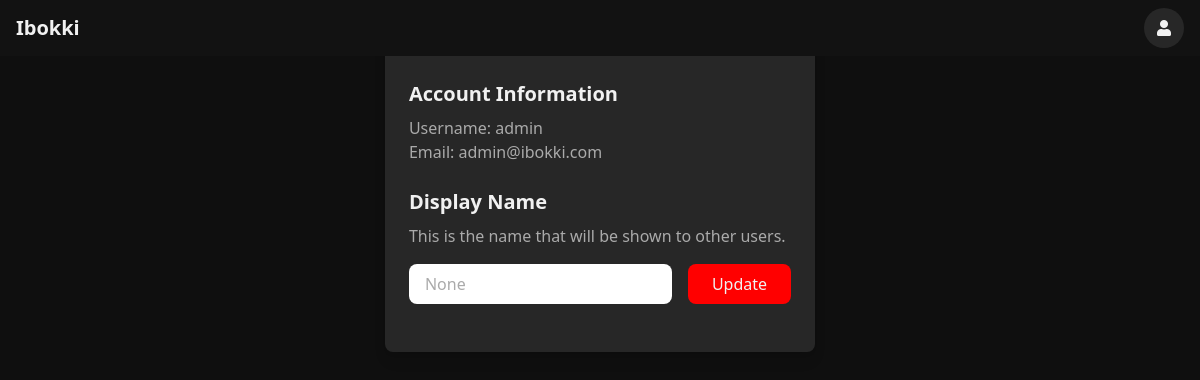
/profile/ (signed in), run on an earlier commit of the app's database.
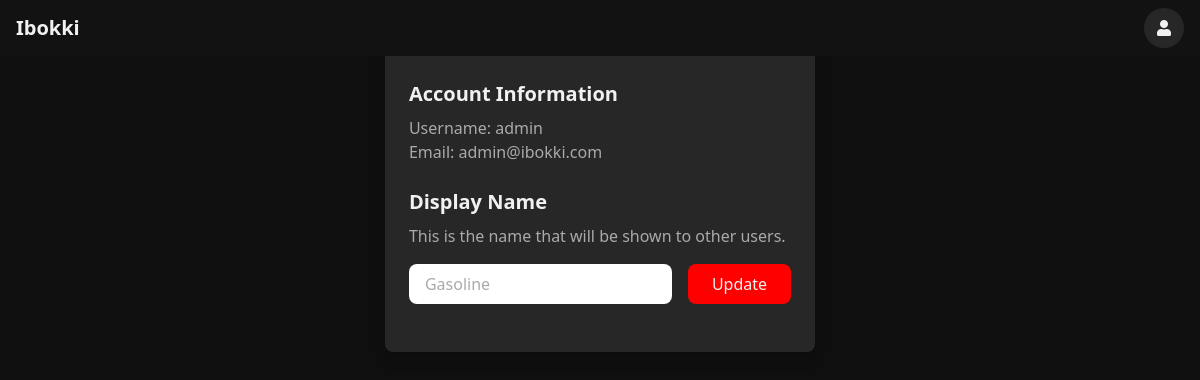
And on a later commit of the database.
### home/models.py (models this page shows, shortened)
class CustomUser(AbstractUser):
    display_name = models.CharField(max_length=100, unique=True, null=True, blank=True)

### home/views.py (the view, shortened to what this page needs)
# urls.py: path('profile/', views.profile_view, name='profile'),
@login_required
def profile_view(request):
    return render(request, "home/profile.html", {
        "user": request.user
    })

### home/auth.py (called while the page is built)
    def get_user(self, user_id):
        try:
            return CustomUser.objects.get(pk=user_id)
        except CustomUser.DoesNotExist:
            return None

### home/templates/home/profile.html (shortened to what this page needs)
{% extends "home/base.html" %}
{% load static %}
{% block content %}
<div class="max-w-2xl mx-auto">
    <div class="bg-youtube-secondary p-6 rounded-lg shadow-lg">
        <h1 class="text-2xl font-bold text-youtube-primary mb-6">Profile Settings</h1>
        <div class="mb-6">
            <h2 class="text-xl font-semibold text-youtube-primary mb-2">Account Information</h2>
            <p class="text-youtube-secondary">Username: {{ user.username }}</p>
            <p class="text-youtube-secondary">Email: {{ user.email }}</p>
        </div>
        <div class="mb-6">
            <h2 class="text-xl font-semibold text-youtube-primary mb-2">Display Name</h2>
            <p class="text-youtube-secondary mb-4">This is the name that will be shown to other users.</p>
            <form method="post" class="space-y-4">
                <div class="flex items-center space-x-4">
                    <input type="text"
                           name="display_name"
                           value="{{ user.display_name }}"
                           class="flex-1 bg-youtube-primary text-youtube-secondary px-4 py-2 rounded-lg focus:outline-none focus:ring-2 focus:ring-red-500"
                           placeholder="Enter your display name">
                    <button type="submit"
                            class="bg-[#ff0000] text-youtube-primary px-6 py-2 rounded-lg hover:bg-[#cc0000] focus:outline-none focus:ring-2 focus:ring-red-500 transition-colors">
                        Update
                    </button>
                </div>
            </form>
        </div>
    </div>
</div>
{% endblock %}

What changed in the data, as far as the page shows it:
changed CustomUser "admin": display_name "None" → "Gasoline"
